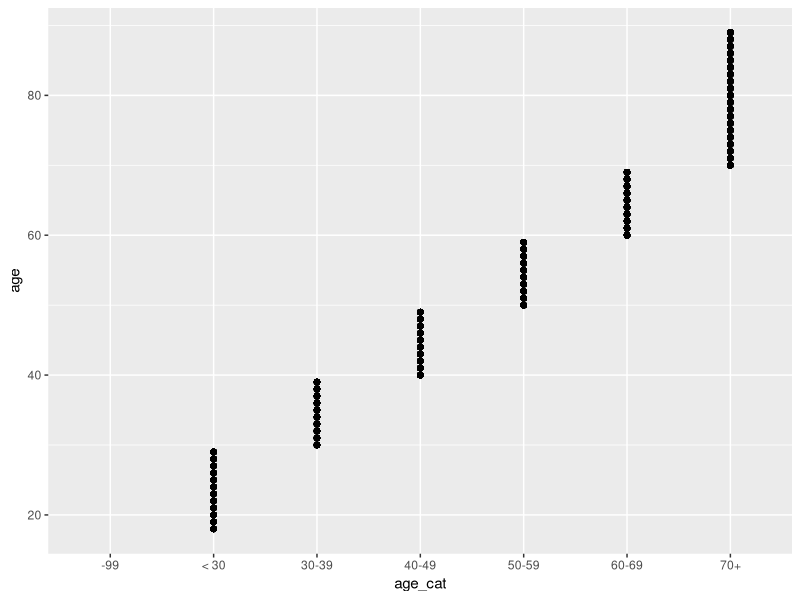

Write the R code that produced this figure.
## ---- chunk 1
#| label: fct-pkgs
#| warning: false
library(tidyverse)
glimpse(gss_cat)
## ---- chunk 2
#| label: fct-1
gss_cat_newage<-gss_cat %>% 
  mutate(age_cat = case_when(age < 30 ~ "< 30",
                             between(age, 30, 39) ~ "30-39",
                             between(age, 40, 49) ~ "40-49",
                             between(age, 50, 59) ~ "50-59",
                             between(age, 60, 69) ~ "60-69",
                             age >= 70 ~ "70+",
                             TRUE ~ "-99"),
         age_cat = factor(age_cat))

levels(gss_cat_newage$age_cat)

gss_cat_newage %>% 
  ggplot(aes(x = age_cat, y = age)) +
  geom_point()
## ---- chunk 3
#| label: fct-2
gss_cat_newrelig<-gss_cat %>% 
  mutate(relig2 = fct_recode(relig, 
                             "-99" = "No answer", 
                             "-98" = "Don't know"))

gss_cat_newrelig %>% 
  count(relig, relig2)
## ---- chunk 4
#| label: fct-3

gss_cat_religoth<-gss_cat_newrelig %>% 
  mutate(relig_other = fct_other(relig2, 
                                 drop = c("Native american",
                                          "Other eastern",
                                          "Hinduism",
                                          "Orthodox-christian")))

gss_cat_religoth %>% 
  count(relig_other, relig2)
## ---- chunk 5
#| label: date-data-read
#| echo: false
#| warnings: false

birthdays<-read_csv("../data/birthdays.csv")
## ---- chunk 6
#| label: date-glimpse
glimpse(birthdays)
## ---- chunk 7
#| label: date-1
library(glue)
birthdays_dt<-birthdays %>% 
  mutate(birthday = ymd(glue("{birth_year} {birth_month} {birth_day}")))
birthdays_dt
## ---- chunk 8
#| label: date-2
birthdays_dt<-birthdays_dt %>% 
  mutate(enrollment_date = ymd(glue("{enrollment_year} {enrollment_month} {enrollment_day}")))
birthdays_dt
## ---- chunk 9
#| label: date-4
birthdays_dt %>% 
  mutate(age = time_length(today()-birthday,unit = "years")) %>% 
  summarize(avg_age = mean(age, na.rm=TRUE))
## ---- chunk 10
#| label: date-3
birthdays_dt %>% 
  mutate(age_enrollment = time_length(enrollment_date-birthday,unit = "years")) %>% 
  group_by(sex) %>% 
  summarize(avg_age_enrollment = mean(age_enrollment, na.rm=TRUE))
